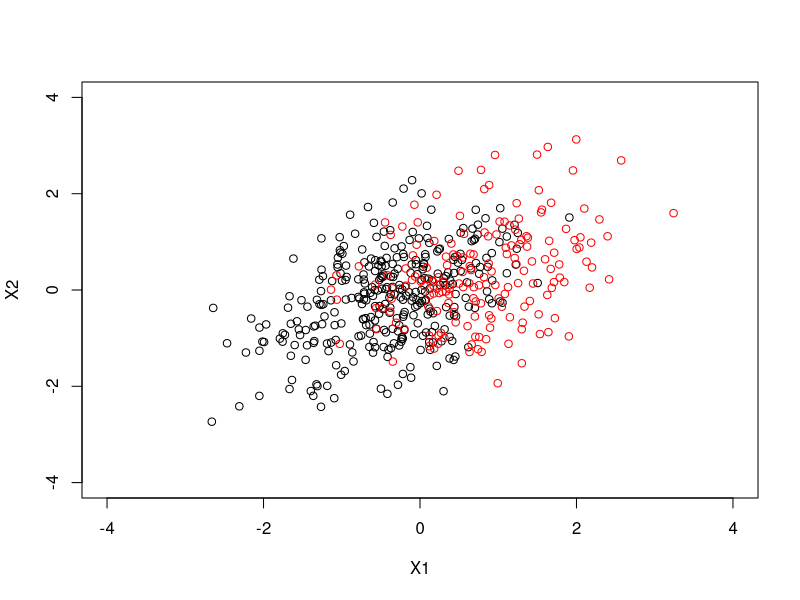

Source code (R):

set.seed(123)

N   <- 500
rho <- 0.5
X1 <- rnorm(N)
X2 <- rho * X1 + rnorm(N, 0, sqrt(1-rho^2))
X <- cbind(X1, X2)

miss  <- rbinom(N, 1, prob = 1/(1+exp(-(-1 + 2*X1))))
Xmiss <- X
Xmiss[miss==1, 2] <- NA

plot(Xmiss, xlim = c(-4, 4), ylim = c(-4, 4))
points(X[miss==1, ], col = "red")

colMeans(X[miss==0,])
colMeans(X[miss==1,])
